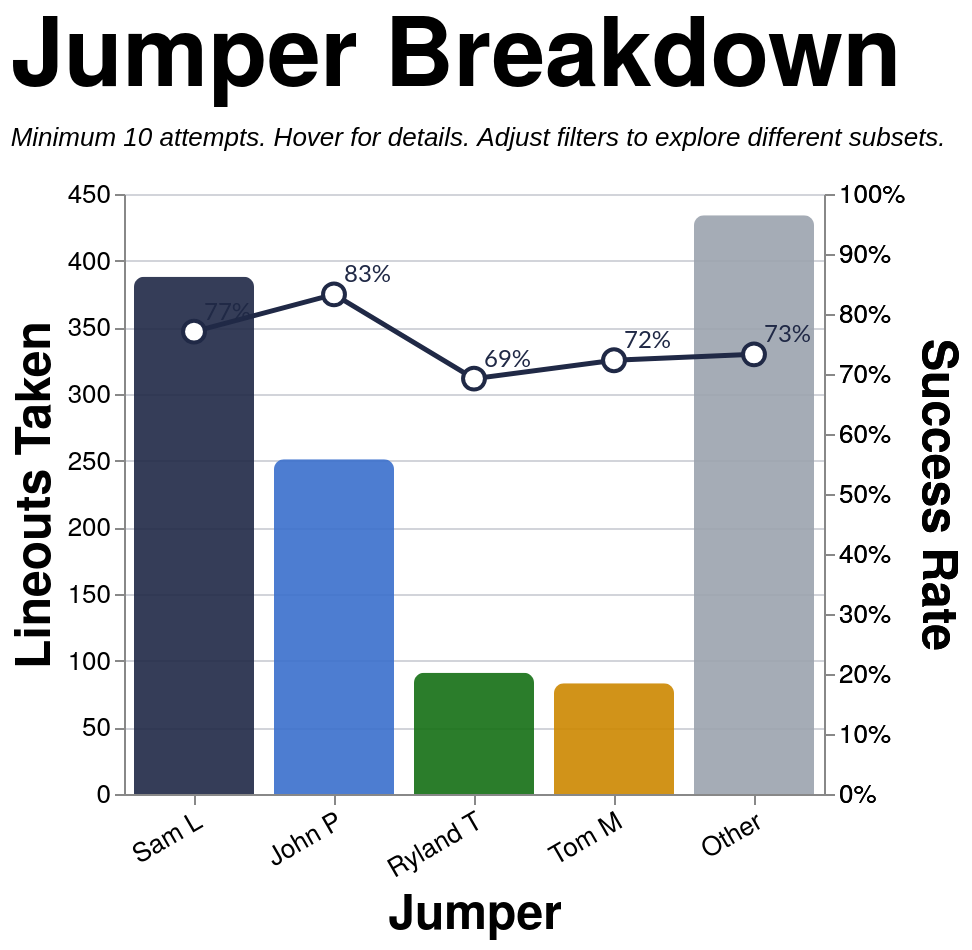

Write the Vega-Lite specification saved for this chart.
### Vega-Lite specification from a JSON file in a GitHub repository (floating-point values rounded to 4 significant figures; data arrays with more than 128 entries replaced by an {"elided": "..."} marker saying what was removed)
{"config": {"axis": {"labelFont": "PT Sans Narrow, Helvetica Neue, Helvetica, Arial, sans-serif", "titleFont": "PT Sans Narrow, Helvetica Neue, Helvetica, Arial, sans-serif", "labelFontSize": 13, "titleFontSize": 24, "gridColor": "#202947", "gridOpacity": 0.2, "zindex": 1}, "text": {"font": "Lato, sans-serif"}, "bar": {"cornerRadiusEnd": 5}, "header": {"labelFont": "PT Sans Narrow, Helvetica Neue, Helvetica, Arial, sans-serif", "titleFont": "PT Sans Narrow, Helvetica Neue, Helvetica, Arial, sans-serif", "labelFontSize": 24, "titleFontSize": 28, "labelFontWeight": "bold", "orient": "left"}, "legend": {"labelFont": "PT Sans Narrow, Helvetica Neue, Helvetica, Arial, sans-serif", "titleFont": "PT Sans Narrow, Helvetica Neue, Helvetica, Arial, sans-serif", "labelFontSize": 14, "titleFontSize": 16, "titlePadding": 5, "fillColor": "white", "strokeColor": "black", "padding": 10, "titleFontWeight": "lighter", "titleFontStyle": "italic", "titleColor": "gray", "offset": 10}, "title": {"font": "PT Sans Narrow, Helvetica Neue, Helvetica, Arial, sans-serif", "fontSize": 48, "fontWeight": "bold", "anchor": "start", "align": "center", "titlePadding": 20, "subtitlePadding": 10, "subtitleFontSize": 13, "subtitleColor": "", "subtitleFontStyle": "italic", "offset": 15, "color": "black"}, "axisX": {"labelAngle": 0}, "facet": {"title": null, "header": null, "align": {"row": "each", "column": "each"}, "spacing": 10}, "resolve": {"scale": {"y": "independent", "facet": "independent"}}, "background": "transparent", "scale": {"offsetBandPaddingOuter": 0.2, "offsetBandPaddingInner": 0.1}, "view": {"stroke": null, "background": "transparent"}}, "layer": [{"mark": {"type": "bar", "opacity": 0.9, "size": 60}, "encoding": {"color": {"field": "jumper_tier", "legend": null, "scale": {"domain": ["Sam L", "John P", "Ryland T", "Tom M", "Other"], "range": ["#202946", "#3a6fcc", "#146f14", "#cc8800", "#9ca3af"]}, "type": "nominal"}, "stroke": {"value": "transparent"}, "tooltip": [{"field": "jumper_tier_name", "title": "Jumper", "type": "nominal"}, {"field": "attempts", "format": ",.0f", "title": "Attempts", "type": "quantitative"}, {"field": "won", "format": ",.0f", "title": "Won", "type": "quantitative"}, {"field": "success_rate", "format": ".1%", "title": "Success Rate", "type": "quantitative"}], "x": {"axis": {"labelAngle": -30}, "field": "jumper_tier", "sort": ["Sam L", "John P", "Ryland T", "Tom M", "Other"], "title": "Jumper", "type": "nominal"}, "y": {"field": "attempts", "title": "Lineouts Taken", "type": "quantitative"}}, "transform": [{"filter": "(loSquad == 'All' || datum.squad == loSquad) && (loSeason == 'All' || datum.season == loSeason) && (loGameType == 'All' || (loGameType == 'League + Cup' && (datum.game_type == 'League' || datum.game_type == 'Cup')) || (loGameType == 'League only' && datum.game_type == 'League') || datum.game_type == loGameType) && (loThrower == 'All' || datum.thrower == loThrower) && (loJumper == 'All' || datum.jumper == loJumper) && (loArea == 'All' || datum.area == loArea) && (loNumbers == 'All' || datum.numbers == loNumbers)"}, {"aggregate": [{"op": "count", "as": "attempts"}, {"op": "sum", "field": "won", "as": "won"}], "groupby": ["jumper_tier", "jumper_tier_name"]}, {"calculate": "datum.won / datum.attempts", "as": "success_rate"}]}, {"mark": {"type": "line", "point": {"fill": "white", "filled": false, "size": 120, "stroke": "#202946"}, "stroke": "#202946", "strokeWidth": 2.5}, "encoding": {"tooltip": [{"field": "jumper_tier_name", "title": "Jumper", "type": "nominal"}, {"field": "attempts", "format": ",.0f", "title": "Attempts", "type": "quantitative"}, {"field": "won", "format": ",.0f", "title": "Won", "type": "quantitative"}, {"field": "success_rate", "format": ".1%", "title": "Success Rate", "type": "quantitative"}], "x": {"axis": {"labelAngle": -30}, "field": "jumper_tier", "sort": ["Sam L", "John P", "Ryland T", "Tom M", "Other"], "title": "Jumper", "type": "nominal"}, "y": {"axis": {"format": "%", "orient": "right"}, "field": "success_rate", "scale": {"domain": [0, 1]}, "title": "Success Rate", "type": "quantitative"}}, "transform": [{"filter": "(loSquad == 'All' || datum.squad == loSquad) && (loSeason == 'All' || datum.season == loSeason) && (loGameType == 'All' || (loGameType == 'League + Cup' && (datum.game_type == 'League' || datum.game_type == 'Cup')) || (loGameType == 'League only' && datum.game_type == 'League') || datum.game_type == loGameType) && (loThrower == 'All' || datum.thrower == loThrower) && (loJumper == 'All' || datum.jumper == loJumper) && (loArea == 'All' || datum.area == loArea) && (loNumbers == 'All' || datum.numbers == loNumbers)"}, {"aggregate": [{"op": "count", "as": "attempts"}, {"op": "sum", "field": "won", "as": "won"}], "groupby": ["jumper_tier", "jumper_tier_name"]}, {"calculate": "datum.won / datum.attempts", "as": "success_rate"}]}, {"mark": {"type": "text", "align": "left", "baseline": "middle", "color": "#202946", "dx": 5, "dy": -10, "fontSize": 12}, "encoding": {"text": {"field": "success_rate", "format": ".0%", "type": "quantitative"}, "x": {"axis": {"labelAngle": -30}, "field": "jumper_tier", "sort": ["Sam L", "John P", "Ryland T", "Tom M", "Other"], "title": "Jumper", "type": "nominal"}, "y": {"axis": {"format": "%", "orient": "right"}, "field": "success_rate", "scale": {"domain": [0, 1]}, "title": "Success Rate", "type": "quantitative"}}, "transform": [{"filter": "(loSquad == 'All' || datum.squad == loSquad) && (loSeason == 'All' || datum.season == loSeason) && (loGameType == 'All' || (loGameType == 'League + Cup' && (datum.game_type == 'League' || datum.game_type == 'Cup')) || (loGameType == 'League only' && datum.game_type == 'League') || datum.game_type == loGameType) && (loThrower == 'All' || datum.thrower == loThrower) && (loJumper == 'All' || datum.jumper == loJumper) && (loArea == 'All' || datum.area == loArea) && (loNumbers == 'All' || datum.numbers == loNumbers)"}, {"aggregate": [{"op": "count", "as": "attempts"}, {"op": "sum", "field": "won", "as": "won"}], "groupby": ["jumper_tier", "jumper_tier_name"]}, {"calculate": "datum.won / datum.attempts", "as": "success_rate"}]}], "data": {"name": "data-107d99a124ddcb5d9d9b042a416ef81d"}, "height": 300, "params": [{"name": "loSquad", "value": "All"}, {"name": "loSeason", "value": "All"}, {"name": "loGameType", "value": "All"}, {"name": "loThrower", "value": "All"}, {"name": "loJumper", "value": "All"}, {"name": "loArea", "value": "All"}, {"name": "loNumbers", "value": "All"}], "resolve": {"scale": {"y": "independent"}}, "title": {"text": "Jumper Breakdown", "subtitle": "Minimum 10 attempts. Hover for details. Adjust filters to explore different subsets."}, "width": {"step": 70}, "$schema": "https://vega.github.io/schema/vega-lite/v5.20.1.json", "datasets": {"data-107d99a124ddcb5d9d9b042a416ef81d": {"elided": "1247 records"}}}
